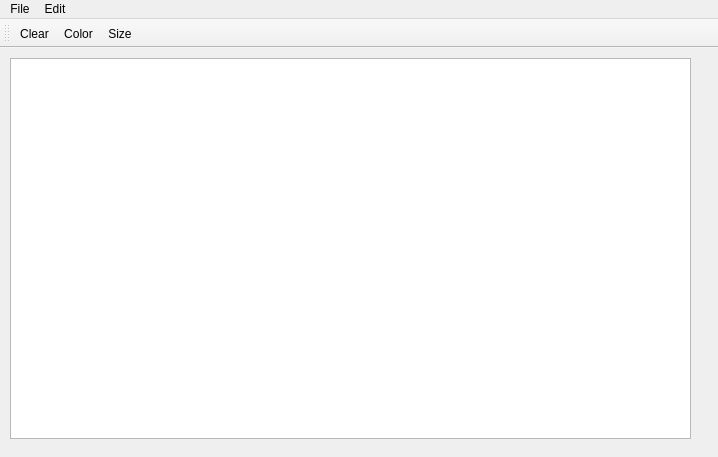
<?xml version="1.0" encoding="UTF-8"?>
<ui version="4.0">
 <class>MainWindow</class>
 <widget class="QMainWindow" name="MainWindow">
  <property name="geometry">
   <rect>
    <x>0</x>
    <y>0</y>
    <width>718</width>
    <height>457</height>
   </rect>
  </property>
  <property name="minimumSize">
   <size>
    <width>718</width>
    <height>457</height>
   </size>
  </property>
  <property name="windowTitle">
   <string>Graphics</string>
  </property>
  <widget class="QWidget" name="centralWidget">
   <widget class="QGraphicsView" name="graphicsView">
    <property name="geometry">
     <rect>
      <x>10</x>
      <y>10</y>
      <width>681</width>
      <height>381</height>
     </rect>
    </property>
    <property name="minimumSize">
     <size>
      <width>681</width>
      <height>381</height>
     </size>
    </property>
   </widget>
  </widget>
  <widget class="QMenuBar" name="menuBar">
   <property name="geometry">
    <rect>
     <x>0</x>
     <y>0</y>
     <width>718</width>
     <height>19</height>
    </rect>
   </property>
   <widget class="QMenu" name="menuFile">
    <property name="title">
     <string>File</string>
    </property>
    <addaction name="actionNew"/>
    <addaction name="actionOpen"/>
    <addaction name="actionSave"/>
    <addaction name="actionSave_As"/>
   </widget>
   <widget class="QMenu" name="menuEdit">
    <property name="title">
     <string>Edit</string>
    </property>
   </widget>
   <addaction name="menuFile"/>
   <addaction name="menuEdit"/>
  </widget>
  <widget class="QToolBar" name="mainToolBar">
   <attribute name="toolBarArea">
    <enum>TopToolBarArea</enum>
   </attribute>
   <attribute name="toolBarBreak">
    <bool>false</bool>
   </attribute>
   <addaction name="actionClear"/>
   <addaction name="actionColor"/>
   <addaction name="actionSize"/>
  </widget>
  <action name="actionOpen">
   <property name="text">
    <string>Open</string>
   </property>
   <property name="shortcut">
    <string>Ctrl+O</string>
   </property>
  </action>
  <action name="actionNew">
   <property name="text">
    <string>New</string>
   </property>
   <property name="shortcut">
    <string>Ctrl+N</string>
   </property>
  </action>
  <action name="actionSave">
   <property name="text">
    <string>Save</string>
   </property>
   <property name="shortcut">
    <string>Ctrl+S</string>
   </property>
  </action>
  <action name="actionSave_As">
   <property name="text">
    <string>Save As</string>
   </property>
   <property name="shortcut">
    <string>Ctrl+F</string>
   </property>
  </action>
  <action name="actionClear">
   <property name="text">
    <string>Clear</string>
   </property>
  </action>
  <action name="actionColor">
   <property name="text">
    <string>Color</string>
   </property>
  </action>
  <action name="actionSize">
   <property name="text">
    <string>Size</string>
   </property>
  </action>
 </widget>
 <layoutdefault spacing="6" margin="11"/>
 <resources/>
 <connections/>
</ui>
